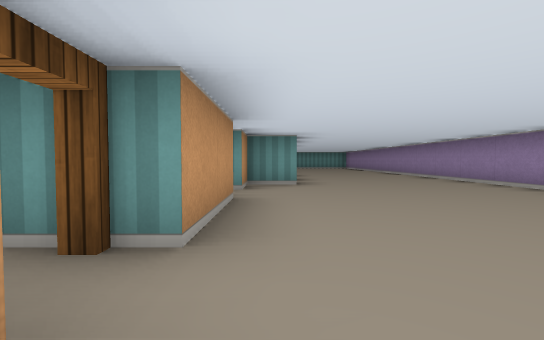
[1] (above)

19 first-person views from a walk through a cub3D ray-caster map. The camera is about half as high as the walls, tilts 2° down and sees 90° across. The floor is counted in squares. Each view is taken from the middle of a square. On the plan, view 1 faces up. The plan holds only what a view shows up to about 9 squares ahead; the rest is blank.

[2]
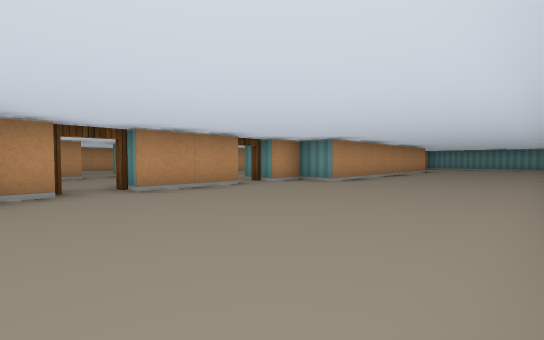

[3]
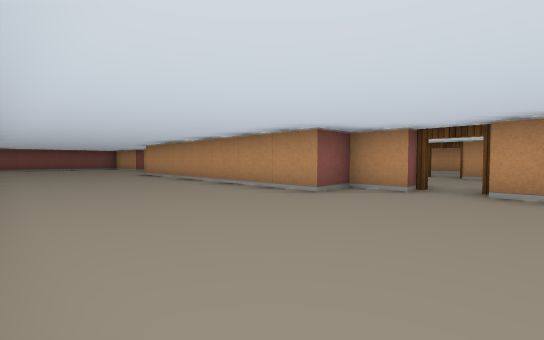

[4]
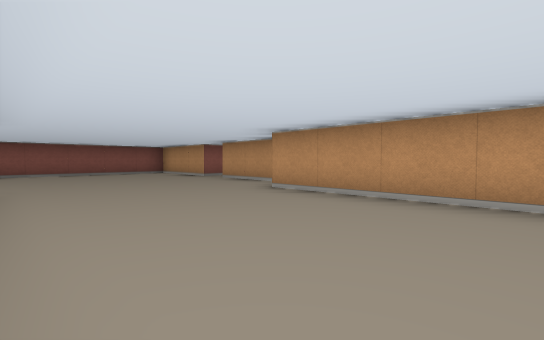

[5]
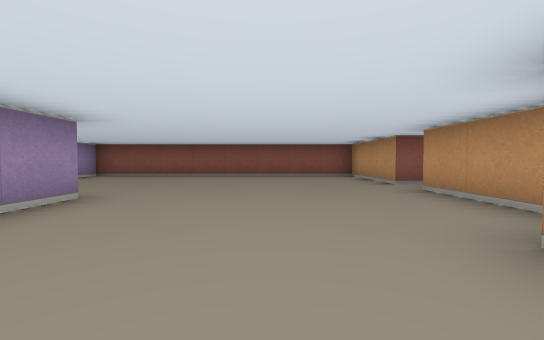

[6]
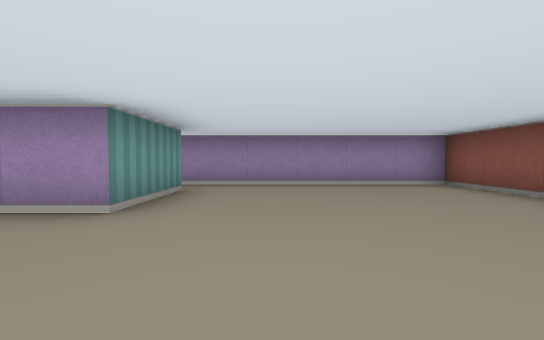

[7]
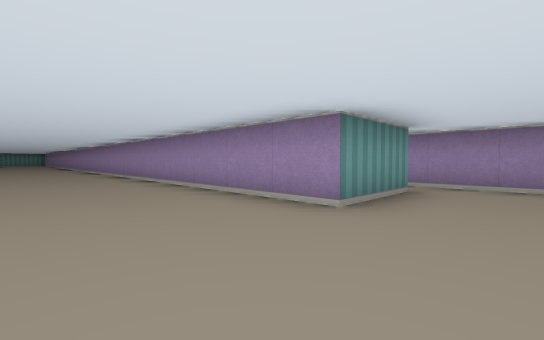

[8]
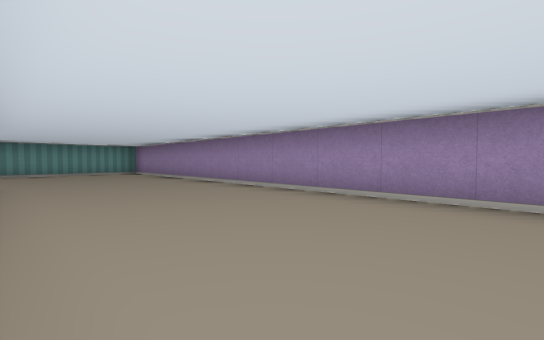

[9]
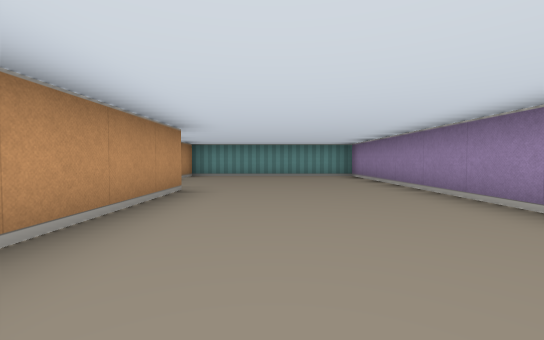

[10]
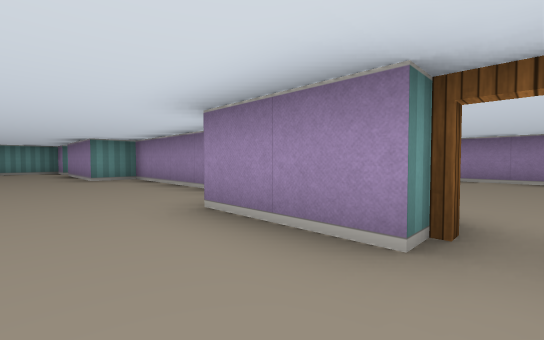

[11]
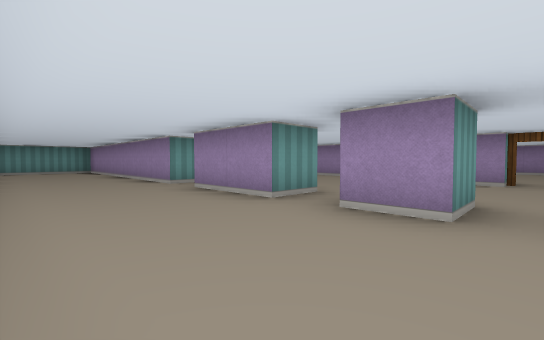

[12]
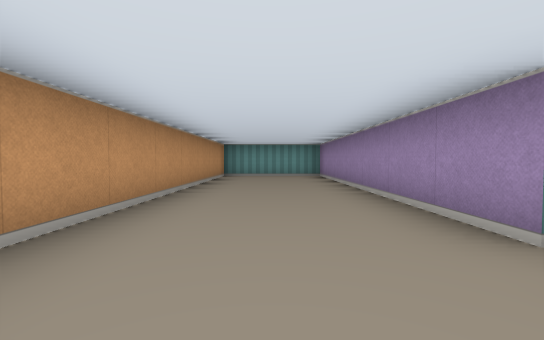

[13]
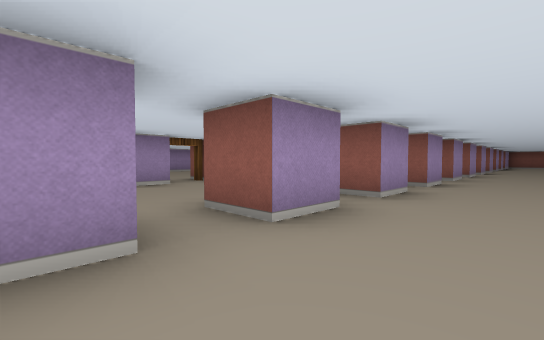

[14]
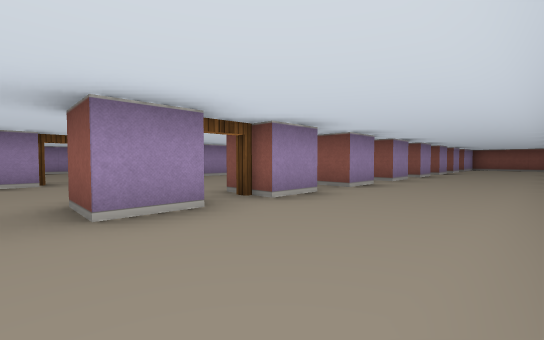

[15]
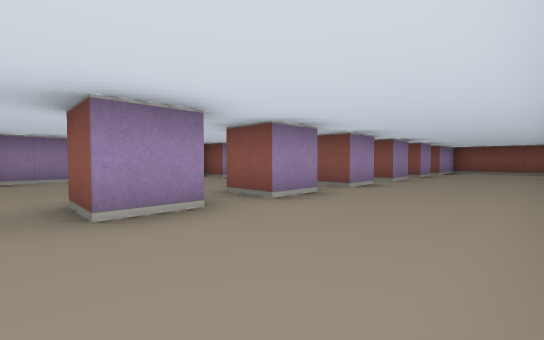

[16]
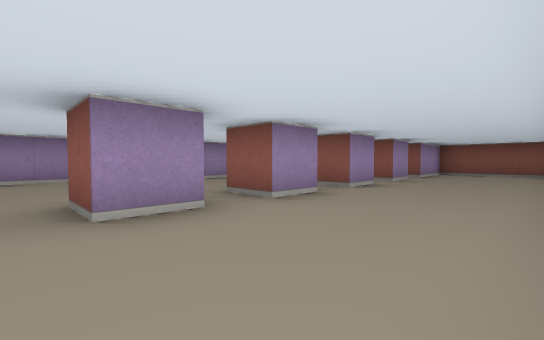

[17]
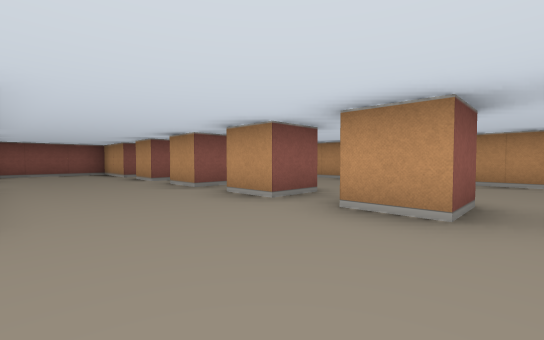

[18]
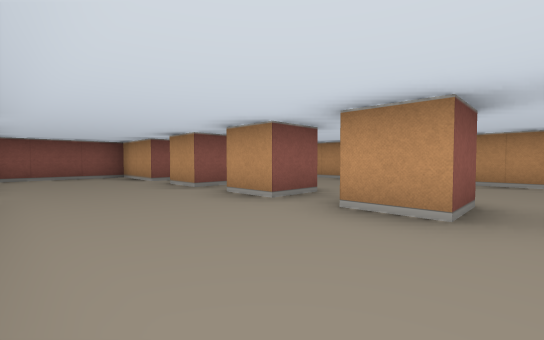

[19]
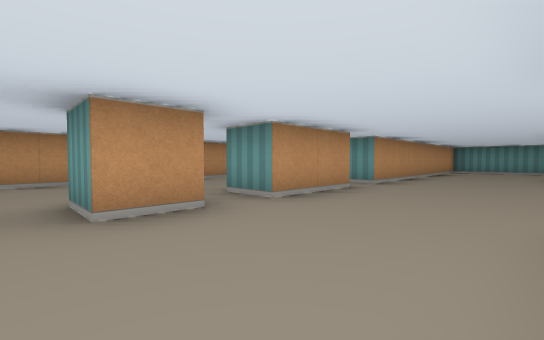

### Floor plan
Points are (right, up) in squares from view 1. A wall is a line through its corners. A room is listed if a view was taken in it or the views show most of it. See-through windows are left out.
Room 1 (views 1, 2, 3, 4, 5, 6, 7, 8, 9)
walls: (-0.5, 0.5) (-0.5, -0.5) (0.5, -0.5) (0.5, -7.5); (4.5, 3.9) (4.5, 16.5) (-0.5, 16.5) (-0.5, 15.5); (-0.5, 3.5) (-0.5, 1.5); (-0.5, -8.5) (-0.5, -10.5); (6.6, -9.5) (4.5, -9.5) (4.5, -0.8); (-1.2, -11.5) (-0.5, -11.5) (-0.5, -14.5) (7.5, -14.5) (7.5, -9.1); (0.5, 12.5) (0.5, 5.5) (-0.5, 5.5) (-0.5, 4.5)
ways out: opening at (-1, -11) to room 2; opening at (-1, 15) to room 2; open door at (-1, 1) to room 2; open door at (-1, 4) to room 2
Room 2 (views 10, 11, 12, 13, 14, 15, 16, 17, 18, 19)
walls: (-5.5, 0.4) (-5.5, 1.5) (-4.5, 1.5) (-4.5, 0.5); (-5.5, 2.4) (-5.5, 3.5) (-4.9, 3.5); (-1.5, 1.5) (-1.5, 2.1); (-5.5, -1.6) (-5.5, -0.5); (-4.5, 4.5) (-5.5, 4.5) (-5.5, 5.5) (-4.5, 5.5) (-4.5, 4.5); (-1.5, 4.5) (-1.5, 6.5); (-5.5, -3.6) (-5.5, -2.5) (-4.5, -2.5); (-8.5, 5) (-8.5, 3.9); (-8.5, -3.9) (-8.5, -10.6); (-5.5, -5.6) (-5.5, -4.5) (-4.5, -4.5) (-4.5, -5.5); (-0.5, -5.1) (-0.5, -2); (-4.5, 8.5) (-4.5, 6.5) (-5.5, 6.5) (-5.5, 8.5); (-0.5, 8.1) (-0.5, 11.5) (-1.5, 11.5) (-1.5, 14.5); (-5.5, -7.6) (-5.5, -6.5) (-4.5, -6.5) (-4.5, -7.5); (-1.5, -8.8) (-1.5, -6.5) (-0.5, -6.5); (-5.5, -9.6) (-5.5, -8.5) (-4.5, -8.5) (-4.5, -9.5); (-5.5, -11.6) (-5.5, -10.5) (-4.5, -10.5) (-4.5, -11.5); (-4.5, 14.2) (-4.5, 9.5) (-5.5, 9.5) (-5.5, 16.5) (-8.5, 16.5) (-8.5, 7.9); (-2, 16.5) (-3, 16.5); (-8, -14.5) (-5.5, -14.5) (-5.5, -12.5) (-4.5, -12.5) (-4.5, -14.5) (-2, -14.5)
ways out: opening at (-1, -11) to room 1; opening at (-1, 15) to room 1; open door at (-1, 1) to room 1; open door at (-1, 4) to room 1; open door at (-5, 0)

Where each view was taken, in squares from view 1:
view 1: 0 up, 0 right, facing up
view 2: 0 up, 4 right, facing up-left
view 3: 2 up, 4 right, facing down-left
view 4: 4 down, 4 right, facing down-left
view 5: 6 down, 2 right, facing down
view 6: 11 down, 2 right, facing right
view 7: 11 down, 2 right, facing up-right
view 8: 6 up, 1 right, facing up-right
view 9: 8 up, 2 right, facing up
view 10: 4 up, 3 left, facing up-right
view 11: 4 up, 8 left, facing up-right
view 12: 8 up, 7 left, facing up
view 13: 7 up, 7 left, facing down-right
view 14: 2 up, 8 left, facing down-right
view 15: 2 down, 8 left, facing down-right
view 16: 4 down, 8 left, facing down-right
view 17: 4 down, 2 left, facing down-left
view 18: 6 down, 2 left, facing down-left
view 19: 4 up, 2 left, facing up-left
